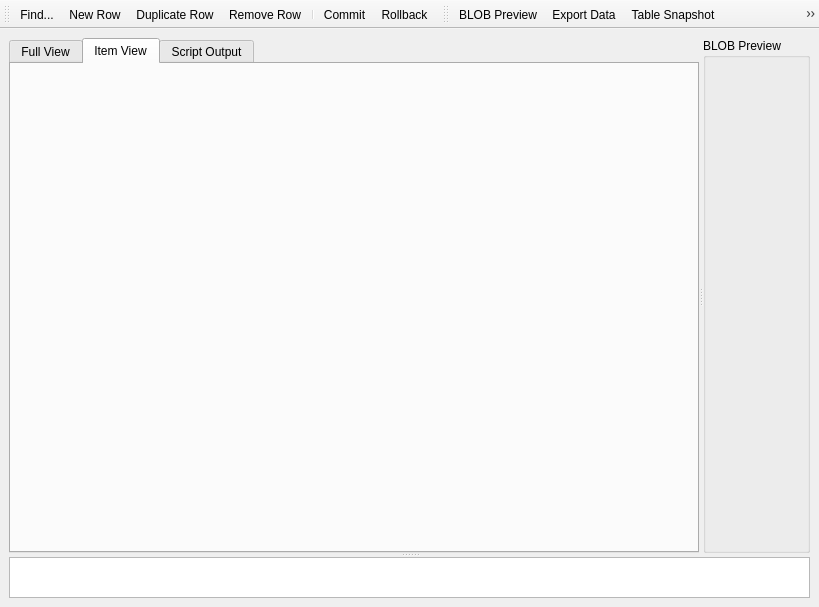
<?xml version="1.0" encoding="UTF-8"?>
<ui version="4.0">
 <class>DataViewer</class>
 <widget class="QMainWindow" name="DataViewer">
  <property name="geometry">
   <rect>
    <x>0</x>
    <y>0</y>
    <width>819</width>
    <height>607</height>
   </rect>
  </property>
  <property name="minimumSize">
   <size>
    <width>0</width>
    <height>100</height>
   </size>
  </property>
  <property name="windowTitle">
   <string>Data Viewer</string>
  </property>
  <widget class="QWidget" name="centralwidget">
   <layout class="QGridLayout">
    <item row="0" column="0">
     <widget class="QSplitter" name="splitter">
      <property name="orientation">
       <enum>Qt::Vertical</enum>
      </property>
      <property name="childrenCollapsible">
       <bool>false</bool>
      </property>
      <widget class="QSplitter" name="splitterBlob">
       <property name="sizePolicy">
        <sizepolicy hsizetype="Expanding" vsizetype="Expanding">
         <horstretch>0</horstretch>
         <verstretch>10</verstretch>
        </sizepolicy>
       </property>
       <property name="orientation">
        <enum>Qt::Horizontal</enum>
       </property>
       <property name="childrenCollapsible">
        <bool>false</bool>
       </property>
       <widget class="QTabWidget" name="tabWidget">
        <property name="currentIndex">
         <number>1</number>
        </property>
        <widget class="QWidget" name="tab">
         <attribute name="title">
          <string>Full View</string>
         </attribute>
         <layout class="QGridLayout">
          <item row="0" column="0">
           <widget class="SqlTableView" name="tableView" native="true">
            <property name="minimumSize">
             <size>
              <width>0</width>
              <height>100</height>
             </size>
            </property>
            <property name="contextMenuPolicy">
             <enum>Qt::ActionsContextMenu</enum>
            </property>
            <property name="alternatingRowColors" stdset="0">
             <bool>true</bool>
            </property>
           </widget>
          </item>
         </layout>
        </widget>
        <widget class="QWidget" name="tab_2">
         <attribute name="title">
          <string>Item View</string>
         </attribute>
         <layout class="QGridLayout">
          <item row="0" column="0">
           <widget class="SqlItemView" name="itemView" native="true"/>
          </item>
         </layout>
        </widget>
        <widget class="QWidget" name="tab_3">
         <attribute name="title">
          <string>Script Output</string>
         </attribute>
         <layout class="QGridLayout">
          <item row="0" column="0">
           <widget class="SqlEditorWidget" name="scriptEdit">
            <property name="readOnly">
             <bool>false</bool>
            </property>
           </widget>
          </item>
         </layout>
        </widget>
       </widget>
       <widget class="QGroupBox" name="blobPreviewBox">
        <property name="sizePolicy">
         <sizepolicy hsizetype="Preferred" vsizetype="Expanding">
          <horstretch>0</horstretch>
          <verstretch>0</verstretch>
         </sizepolicy>
        </property>
        <property name="title">
         <string>BLOB Preview</string>
        </property>
        <layout class="QGridLayout">
         <item row="0" column="0">
          <widget class="BlobPreviewWidget" name="blobPreview" native="true"/>
         </item>
        </layout>
       </widget>
      </widget>
      <widget class="QTextEdit" name="statusText">
       <property name="sizePolicy">
        <sizepolicy hsizetype="Expanding" vsizetype="Fixed">
         <horstretch>0</horstretch>
         <verstretch>1</verstretch>
        </sizepolicy>
       </property>
       <property name="minimumSize">
        <size>
         <width>0</width>
         <height>30</height>
        </size>
       </property>
       <property name="readOnly">
        <bool>true</bool>
       </property>
      </widget>
     </widget>
    </item>
   </layout>
  </widget>
  <widget class="QToolBar" name="mainToolBar">
   <property name="windowTitle">
    <string>DML Tools</string>
   </property>
   <property name="toolTip">
    <string/>
   </property>
   <property name="orientation">
    <enum>Qt::Horizontal</enum>
   </property>
   <attribute name="toolBarArea">
    <enum>TopToolBarArea</enum>
   </attribute>
   <attribute name="toolBarBreak">
    <bool>false</bool>
   </attribute>
   <addaction name="actionFind"/>
   <addaction name="actionNew_Row"/>
   <addaction name="actionCopy_Row"/>
   <addaction name="actionRemove_Row"/>
   <addaction name="separator"/>
   <addaction name="actionCommit"/>
   <addaction name="actionRollback"/>
  </widget>
  <widget class="QToolBar" name="exportToolBar">
   <property name="windowTitle">
    <string>Data Tools</string>
   </property>
   <property name="orientation">
    <enum>Qt::Horizontal</enum>
   </property>
   <attribute name="toolBarArea">
    <enum>TopToolBarArea</enum>
   </attribute>
   <attribute name="toolBarBreak">
    <bool>false</bool>
   </attribute>
   <addaction name="actionBLOB_Preview"/>
   <addaction name="actionExport_Data"/>
   <addaction name="actionRipOut"/>
   <addaction name="action_Goto_Line"/>
   <addaction name="actionClose"/>
  </widget>
  <action name="actionFind">
   <property name="icon">
    <iconset>
     <normaloff>icons/system-search.png</normaloff>icons/system-search.png</iconset>
   </property>
   <property name="text">
    <string>Find...</string>
   </property>
   <property name="iconText">
    <string>Find...</string>
   </property>
   <property name="toolTip">
    <string>Find... (Ctrl+Alt+F)</string>
   </property>
   <property name="shortcut">
    <string>Ctrl+Alt+F</string>
   </property>
  </action>
  <action name="actionNew_Row">
   <property name="icon">
    <iconset>
     <normaloff>icons/insert_table_row.png</normaloff>icons/insert_table_row.png</iconset>
   </property>
   <property name="text">
    <string>New Row</string>
   </property>
   <property name="toolTip">
    <string>New Row (Ctrl+Alt+N)</string>
   </property>
   <property name="shortcut">
    <string>Ctrl+Alt+N</string>
   </property>
  </action>
  <action name="actionRemove_Row">
   <property name="icon">
    <iconset>
     <normaloff>icons/delete_table_row.png</normaloff>icons/delete_table_row.png</iconset>
   </property>
   <property name="text">
    <string>Remove Row</string>
   </property>
   <property name="toolTip">
    <string>Remove Row (Ctrl+Alt+D)</string>
   </property>
   <property name="shortcut">
    <string>Ctrl+Alt+D</string>
   </property>
  </action>
  <action name="actionExport_Data">
   <property name="icon">
    <iconset>
     <normaloff>icons/document-export.png</normaloff>icons/document-export.png</iconset>
   </property>
   <property name="text">
    <string>Export Data</string>
   </property>
   <property name="toolTip">
    <string>Export Data (Ctrl+Alt+X)</string>
   </property>
   <property name="shortcut">
    <string>Shift+X</string>
   </property>
  </action>
  <action name="actionCommit">
   <property name="icon">
    <iconset>
     <normaloff>icons/database_commit.png</normaloff>icons/database_commit.png</iconset>
   </property>
   <property name="text">
    <string>Commit</string>
   </property>
   <property name="toolTip">
    <string>Commit the current transaction in the result table (Ctrl+Alt+C)</string>
   </property>
   <property name="shortcut">
    <string>Ctrl+Alt+C</string>
   </property>
  </action>
  <action name="actionRollback">
   <property name="icon">
    <iconset>
     <normaloff>icons/database_rollback.png</normaloff>icons/database_rollback.png</iconset>
   </property>
   <property name="text">
    <string>Rollback</string>
   </property>
   <property name="toolTip">
    <string>Roll back unsaved changes in this table (Ctrl+Alt+R)</string>
   </property>
   <property name="shortcut">
    <string>Ctrl+Alt+R</string>
   </property>
  </action>
  <action name="actionRipOut">
   <property name="icon">
    <iconset>
     <normaloff>icons/snapshot.png</normaloff>icons/snapshot.png</iconset>
   </property>
   <property name="text">
    <string>Table Snapshot</string>
   </property>
   <property name="toolTip">
    <string>Table Snapshot (Ctrl+Alt+T)</string>
   </property>
   <property name="shortcut">
    <string>Ctrl+Alt+T</string>
   </property>
  </action>
  <action name="actionClose">
   <property name="enabled">
    <bool>true</bool>
   </property>
   <property name="icon">
    <iconset>
     <normaloff>icons/close.png</normaloff>icons/close.png</iconset>
   </property>
   <property name="text">
    <string>Close</string>
   </property>
   <property name="toolTip">
    <string>Close this window</string>
   </property>
   <property name="shortcut">
    <string>Ctrl+Alt+W</string>
   </property>
   <property name="visible">
    <bool>true</bool>
   </property>
  </action>
  <action name="actionBLOB_Preview">
   <property name="checkable">
    <bool>true</bool>
   </property>
   <property name="icon">
    <iconset>
     <normaloff>icons/blob.png</normaloff>icons/blob.png</iconset>
   </property>
   <property name="text">
    <string>BLOB Preview</string>
   </property>
   <property name="toolTip">
    <string>Show BLOB Preview (Ctrl+Alt+B)</string>
   </property>
   <property name="shortcut">
    <string>Ctrl+Alt+B</string>
   </property>
  </action>
  <action name="action_Goto_Line">
   <property name="icon">
    <iconset>
     <normaloff>icons/go-next-use.png</normaloff>icons/go-next-use.png</iconset>
   </property>
   <property name="text">
    <string>&amp;Goto Record...</string>
   </property>
   <property name="toolTip">
    <string>Go to line number (Ctrl+Alt+G)</string>
   </property>
   <property name="shortcut">
    <string>Ctrl+Alt+G</string>
   </property>
  </action>
  <action name="actionCopy_Row">
   <property name="icon">
    <iconset>
     <normaloff>icons/duplicate_table_row.png</normaloff>icons/duplicate_table_row.png</iconset>
   </property>
   <property name="text">
    <string>Duplicate Row</string>
   </property>
   <property name="toolTip">
    <string>Duplicate Row (Ctrl+Alt+=)</string>
   </property>
   <property name="shortcut">
    <string>Ctrl+Alt+=</string>
   </property>
  </action>
 </widget>
 <customwidgets>
  <customwidget>
   <class>SqlEditorWidget</class>
   <extends>QTextEdit</extends>
   <header>sqleditorwidget.h</header>
  </customwidget>
  <customwidget>
   <class>SqlItemView</class>
   <extends>QWidget</extends>
   <header>sqlitemview.h</header>
   <container>1</container>
  </customwidget>
  <customwidget>
   <class>BlobPreviewWidget</class>
   <extends>QWidget</extends>
   <header>blobpreviewwidget.h</header>
   <container>1</container>
  </customwidget>
  <customwidget>
   <class>SqlTableView</class>
   <extends>QWidget</extends>
   <header>sqltableview.h</header>
  </customwidget>
 </customwidgets>
 <resources>
  <include location="icons/icons.qrc"/>
 </resources>
 <connections/>
</ui>
